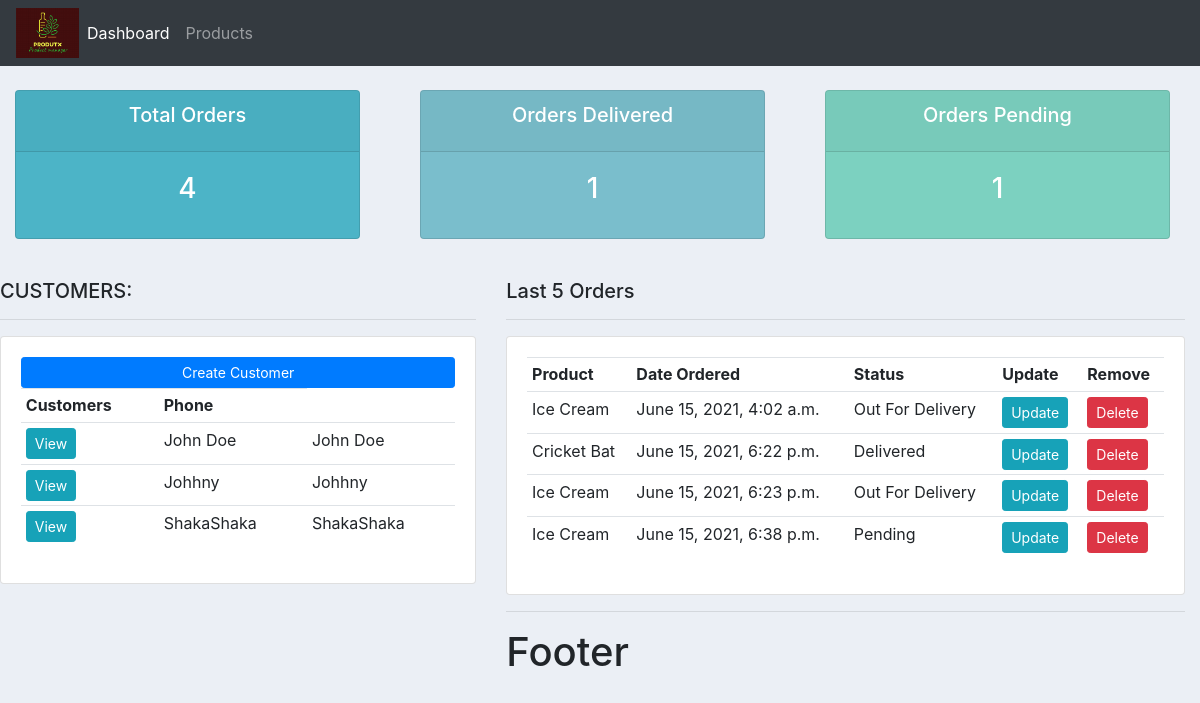
The app's page /, older data.
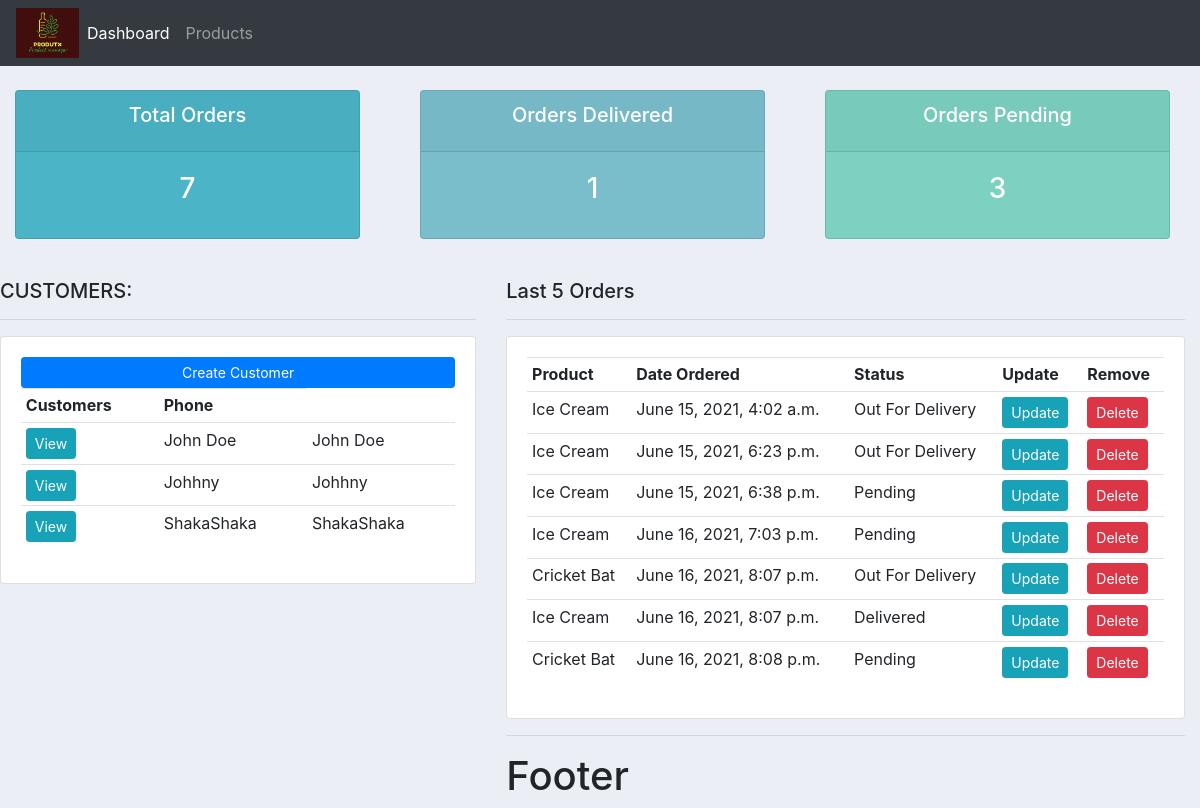
The same page, newer data.
### accounts/models.py (models this page shows, shortened)
class Customer(models.Model):
    name = models.CharField(max_length=200,null=True)
    email = models.EmailField(max_length=254,null=True)
    phone = models.CharField(max_length=15,null=True)
    date_created = models.DateTimeField(auto_now_add=True,null=True)

class Order(models.Model):
    STATUS = (
        ('Pending','Pending'),
        ('Out For Delivery','Out for delivery'),
        ('Delivered','Delivered'),
    )
    customer = models.ForeignKey(Customer,null=True,on_delete=models.SET_NULL)
    product=  models.ForeignKey(Product,null=True,on_delete=models.SET_NULL)
    date_created = models.DateTimeField(auto_now_add=True,null=True)
    status = models.CharField(choices=STATUS, max_length=50)
    note = models.CharField(max_length=50,null=True, choices=STATUS)

class Product(models.Model):
    CATEGORY = (
        ('Indoor','Indoor'),
        ('Outdoor','Outdoor')
    )
    name = models.CharField( max_length=150,null=True)
    price = models.FloatField(null=True)
    category = models.CharField(max_length=200,null=True,choices=CATEGORY)
    description =models.CharField(max_length=200,null=True,blank=True)
    date_created = models.DateTimeField(auto_now_add=True,null=True)
    tags = models.ManyToManyField(Tag)
    def __str__(self) -> str:
        return self.name

### accounts/views.py (the view)
# urls.py: path('',views.home, name="home"),
def home(request):
    orders = Order.objects.all()
    customers = Customer.objects.all()
    total_customers = customers.count()
    total_orders = orders.count()
    delivered = orders.filter(status='Delivered').count()
    pending= orders.filter(status='Pending').count()
    context = {'orders':orders,'customers':customers,
   'total_customers': total_customers,'total_orders':total_orders,
    'delivered':delivered,'pending':pending}
    return render(request,'accounts/dashboard.html',context)

### accounts/templates/accounts/dashboard.html (shortened to what this page needs)
{% extends 'accounts/main.html' %}
{% block content %}
{% include 'accounts/status.html' %}
<br>
<div class='row'>
    <div class='col-md-5'>
        <h5>CUSTOMERS:</h5>
        <hr>
        <div class="card card-body">
            <a class="btn btn-primary btn-sm btn-block" href="">
            Create Customer</a>
            <table class="table table-sm">
                <tr>
                    <th>Customers</th>
                    <th>Phone</th>
                </tr>
                {% for customer  in customers %}
                    <tr>
                        <td><a class="btn btn-sm btn-info" href="{% url 'customer' customer.id %}">View</a></td>
                        <td>{{customer.name}}</td>
                        <td>{{customer.name}} </td>
                    </tr>
                {% endfor %}
            </table>
        </div>
    </div>
    <div class='col-md-7'>
        <h5> Last 5 Orders </h5>
        <hr>
        <div class="card card-body">
            <table class="table table-sm">
                <tr>
                    <th>Product</th>
                    <th>Date Ordered</th>
                    <th>Status</th>
                    <th>Update</th>
                    <th>Remove</th>
                </tr>
                {% for order  in orders %}
                    <tr>
                        <td>{{order.product}}</td>
                        <td>{{order.date_created}}</td>
                        <td>{{order.status}} </td>
                        <td><a class="btn btn-sm btn-info"  href="{%url 'update_order' order.id%}">Update</a></td>
                        <td><a class="btn btn-sm btn-danger"  href="{%url 'delete_order' order.id%}">Delete</a></td>
                    </tr>
                {% endfor %}
            </table>
        </div>
{% endblock content %}

### accounts/templates/accounts/main.html (shortened to what this page needs)
{% load static %}
<!DOCTYPE html>
<html lang="en">
<head>
    <link rel="stylesheet" href="https://maxcdn.bootstrapcdn.com/bootstrap/4.0.0-beta.2/css/bootstrap.min.css">
    <link rel='stylesheet' type='text/css' href="{% static '/css/main.css' %}">
</head>
<body>
    {% include 'accounts/navbar.html' %}
    {% block content %}
    {% endblock content %}
    <hr>
    <h1> Footer</h1>
</body>
</html>

### accounts/templates/accounts/navbar.html (shortened to what this page needs)
{% load static %}
<nav class="navbar navbar-expand-lg navbar-dark bg-dark">
  <img src="{% static 'images/logo.png' %}" id='logo'>
  <div class="collapse navbar-collapse" id="navbarNav">
    <ul class="navbar-nav">
      <li class="nav-item active">
        <a class="nav-link" href="{% url 'home' %}">Dashboard</a>
      </li>
      <li class="nav-item">
        <a class="nav-link" href="{% url  'products' %}">Products</a>
      </li>
    </ul>
  </div>
</nav>

### accounts/templates/accounts/status.html
<br>
<div class="row">
    <div class="col">
        <div class="col-md">
           <div class="card text-center text-white mb-3" id="total-orders">
                <div class="card-header">
                  <h5 class="card-title">Total Orders</h5>
                </div>
                <div class="card-body">
                    <h3 class="card-title">{{total_orders}}</h3>
                </div>
           </div>
        </div>
    </div>
    <div class="col">
        <div class="col-md">
           <div class="card text-center text-white mb-3" id="orders-delivered">
                <div class="card-header">
                  <h5 class="card-title">Orders Delivered</h5>
                </div>
                <div class="card-body">
                    <h3 class="card-title">{{delivered}}</h3>
                </div>
           </div>
        </div>
    </div>
    <div class="col">
        <div class="col-md">
           <div class="card text-center text-white mb-3" id="orders-pending">
                <div class="card-header">
                  <h5 class="card-title">Orders Pending</h5>
                </div>
                <div class="card-body">
                    <h3 class="card-title">{{pending}}</h3>
                </div>
           </div>
        </div>
    </div>
</div>

### static/css/main.css (style rules this page uses)
#logo { height: 50px; width: auto; }
body { background-color: #ebeff5; }
#total-orders { background-color: #4cb4c7; }
#orders-delivered { background-color: #7abecc; }
#orders-pending { background-color: #7CD1C0; }
.row { margin-right: 0px; }

Row changes from the older to the newer data that the page shows:
removed Order: product "Cricket Bat", date_created "June 15, 2021, 6:22 p.m.", status "Delivered"
added Order: product "Ice Cream", date_created "June 16, 2021, 7:03 p.m.", status "Pending"
added Order: product "Cricket Bat", date_created "June 16, 2021, 8:07 p.m.", status "Out For Delivery"
added Order: product "Ice Cream", date_created "June 16, 2021, 8:07 p.m.", status "Delivered"
added Order: product "Cricket Bat", date_created "June 16, 2021, 8:08 p.m.", status "Pending"
Text that changed along with them:
{{ total_orders }}: "4" → "7"
{{ pending }}: "1" → "3"
